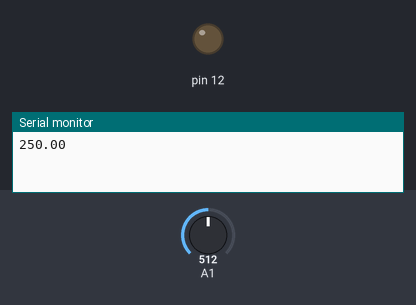
The sketch below on a simulated Arduino Uno, built with avr-gcc and run on an emulated ATmega328P. On the bench: output pins drawn as LEDs (lit = HIGH), the last lines printed to the serial monitor. The inputs (shaded band) are chosen by the test bench; at power-on: A1 = 512.

Above: at 0.1 s.
At 1.1 s:
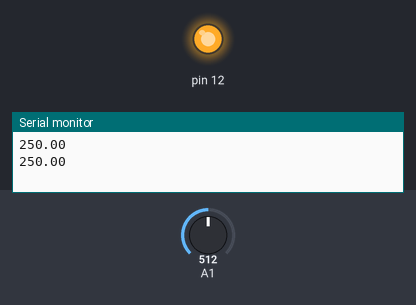
Timing chart, 0 to 2.6 s (numbered marks = the images above):
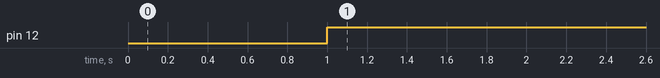

The sketch:

LM35_demo.ino
```cpp
float temp;
float tempa;
void setup(){
  Serial.begin(9600);
  pinMode(A1,INPUT);
  pinMode(12,OUTPUT);
}
void loop(){
  tempa=analogRead(A1);
  temp= tempa*0.48828125;
  Serial.println(temp);
  delay(1000);
  if(temp >= 25){
  digitalWrite(12,HIGH);
  }
  else{
    digitalWrite(12,LOW);
  }


}
```

Measured:
- by itself, pin 12: LOW → HIGH at 1.0 s
